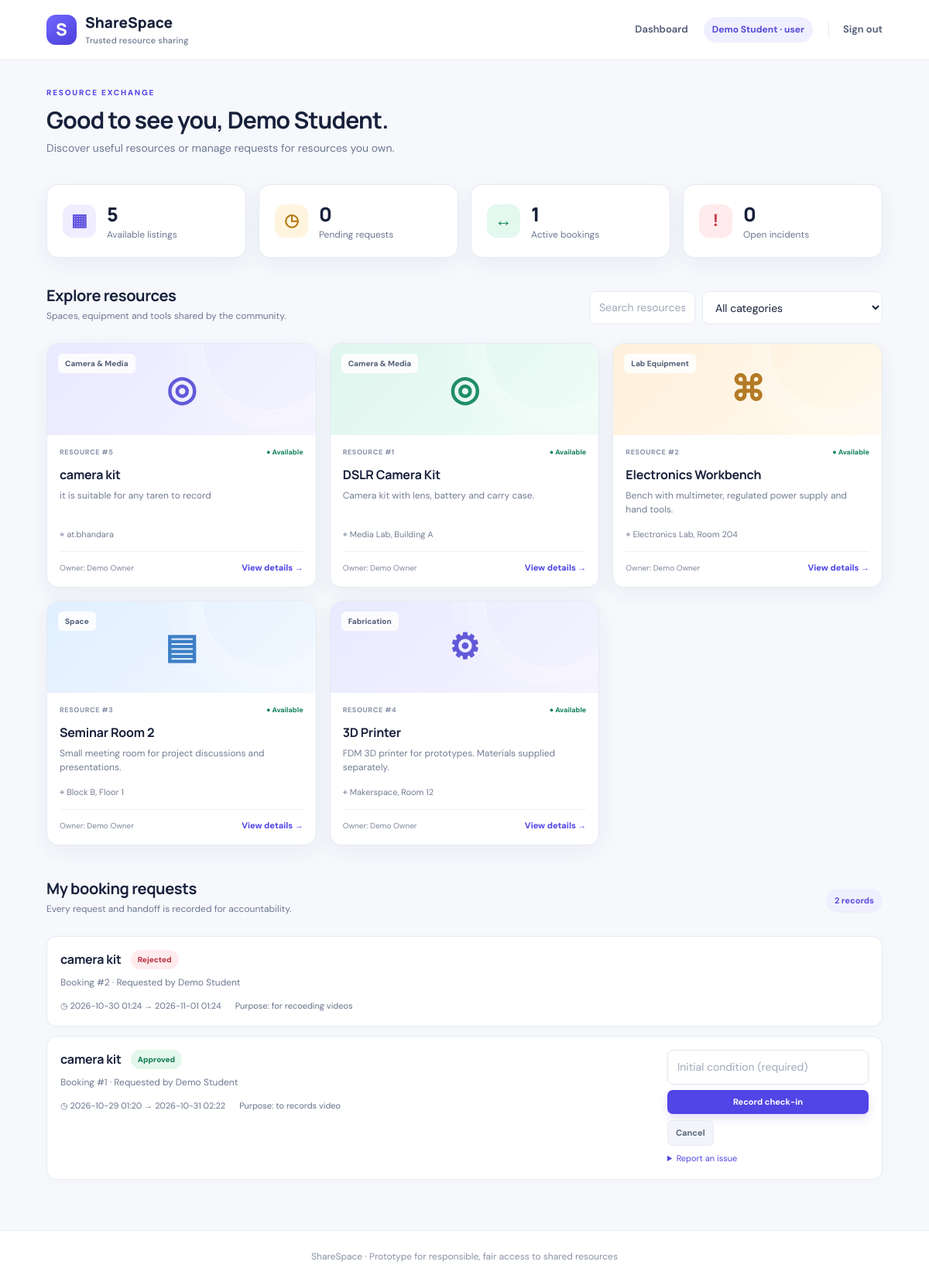
/dashboard (signed in), run on the app's committed database.
### tables this page shows
CREATE TABLE users(
      id INTEGER PRIMARY KEY AUTOINCREMENT, name TEXT NOT NULL, email TEXT UNIQUE NOT NULL,
      password TEXT NOT NULL, role TEXT NOT NULL DEFAULT 'user', verified INTEGER NOT NULL DEFAULT 0,
      created_at TEXT NOT NULL
    );

CREATE TABLE resources(
      id INTEGER PRIMARY KEY AUTOINCREMENT, owner_id INTEGER NOT NULL REFERENCES users(id),
      name TEXT NOT NULL, category TEXT NOT NULL, description TEXT NOT NULL, location TEXT NOT NULL,
      available_from TEXT NOT NULL, available_to TEXT NOT NULL, requirements TEXT DEFAULT '',
      rules TEXT DEFAULT '', deposit REAL DEFAULT 0, status TEXT NOT NULL DEFAULT 'active',
      created_at TEXT NOT NULL
    );

CREATE TABLE bookings(
      id INTEGER PRIMARY KEY AUTOINCREMENT, resource_id INTEGER NOT NULL REFERENCES resources(id),
      user_id INTEGER NOT NULL REFERENCES users(id), start_at TEXT NOT NULL, end_at TEXT NOT NULL,
      purpose TEXT NOT NULL, status TEXT NOT NULL DEFAULT 'pending', owner_note TEXT DEFAULT '',
      initial_condition TEXT DEFAULT '', final_condition TEXT DEFAULT '', checked_in_at TEXT DEFAULT '',
      checked_out_at TEXT DEFAULT '', created_at TEXT NOT NULL
    );

### app.py (the view)
@app.route("/dashboard")
@login_required
def dashboard():
    db = get_db()
    resources = db.execute("""SELECT r.*, u.name owner_name FROM resources r JOIN users u ON u.id=r.owner_id
       WHERE r.status='active' ORDER BY r.created_at DESC""").fetchall()
    user_id = session["user_id"]
    if session["role"] in ("owner","manager","admin"):
        bookings = db.execute("""SELECT b.*, r.name resource_name, u.name user_name, r.owner_id
          FROM bookings b JOIN resources r ON r.id=b.resource_id JOIN users u ON u.id=b.user_id
          WHERE r.owner_id=? OR ? IN ('manager','admin') ORDER BY b.created_at DESC""",
          (user_id,session["role"])).fetchall()
    else:
        bookings = db.execute("""SELECT b.*, r.name resource_name, u.name user_name, r.owner_id
          FROM bookings b JOIN resources r ON r.id=b.resource_id JOIN users u ON u.id=b.user_id
          WHERE b.user_id=? ORDER BY b.created_at DESC""",(user_id,)).fetchall()
    stats = {
      "resources": db.execute("SELECT COUNT(*) FROM resources WHERE status='active'").fetchone()[0],
      "pending": db.execute("SELECT COUNT(*) FROM bookings WHERE status='pending'").fetchone()[0],
      "active": db.execute("SELECT COUNT(*) FROM bookings WHERE status IN ('approved','checked_in')").fetchone()[0],
      "incidents": db.execute("SELECT COUNT(*) FROM incidents WHERE status='open'").fetchone()[0]
    }
    return render_template("dashboard.html", resources=resources, bookings=bookings, stats=stats)

### app.py (called while the page is built)
def get_db():
    if "db" not in g:
        g.db = sqlite3.connect(DB_PATH)
        g.db.row_factory = sqlite3.Row
        g.db.execute("PRAGMA foreign_keys = ON")
    return g.db

def login_required(fn):
    @wraps(fn)
    def wrapper(*args, **kwargs):
        if not session.get("user_id"):
            flash("Please sign in to continue.", "warning")
            return redirect(url_for("login"))
        return fn(*args, **kwargs)
    return wrapper

@app.context_processor
def inject_user():
    return {"current_user": session.get("name"), "current_role": session.get("role")}

### templates/dashboard.html (shortened to what this page needs)
{% extends "base.html" %}{% block title %}Dashboard · ShareSpace{% endblock %}
{% block content %}
<section class="welcome-row"><div><div class="eyebrow">RESOURCE EXCHANGE</div><h1>Good to see you, {{ current_user }}.</h1><p class="muted">Discover useful resources or manage requests for resources you own.</p></div></section>
<section class="stats-grid"><div class="stat-card"><span class="stat-icon purple">▦</span><div><strong>{{ stats.resources }}</strong><span>Available listings</span></div></div><div class="stat-card"><span class="stat-icon amber">◷</span><div><strong>{{ stats.pending }}</strong><span>Pending requests</span></div></div><div class="stat-card"><span class="stat-icon green">↔</span><div><strong>{{ stats.active }}</strong><span>Active bookings</span></div></div><div class="stat-card"><span class="stat-icon red">!</span><div><strong>{{ stats.incidents }}</strong><span>Open incidents</span></div></div></section>
<section class="section-heading"><div><h2>Explore resources</h2><p class="muted">Spaces, equipment and tools shared by the community.</p></div><div class="search-tools"><input id="resourceSearch" placeholder="Search resources…" aria-label="Search resources"><select id="categoryFilter" aria-label="Filter category"><option value="">All categories</option><option>Lab Equipment</option><option>Camera & Media</option><option>Space</option><option>Fabrication</option><option>Computers</option><option>Other</option></select></div></section>
<div class="resource-grid" id="resourceGrid">
{% for r in resources %}<article class="resource-card" data-name="{{ (r.name ~ ' ' ~ r.category ~ ' ' ~ r.location)|lower }}" data-category="{{ r.category }}">
 <div class="resource-art art-{{ loop.index0 % 4 }}"><span class="resource-symbol">{% if r.category == 'Space' %}▤{% elif r.category == 'Camera & Media' %}◎{% elif r.category == 'Fabrication' %}⚙{% else %}⌘{% endif %}</span><span class="category-tag">{{ r.category }}</span></div>
 <div class="resource-body"><div class="resource-meta"><span>RESOURCE #{{ r.id }}</span><span class="status-dot">● Available</span></div><h3>{{ r.name }}</h3><p>{{ r.description }}</p><div class="location">⌖ {{ r.location }}</div><div class="resource-footer"><span class="owner-label">Owner: {{ r.owner_name }}</span><a class="text-link" href="{{ url_for('resource_detail',resource_id=r.id) }}">View details →</a></div></div>
</article>{% else %}<div class="empty-state">No resources listed yet.</div>{% endfor %}
</div><p id="noResults" class="empty-state hidden">No resources match your search. Try another keyword or category.</p>
<section class="section-heading booking-heading"><div><h2>{% if current_role in ['owner','manager','admin'] %}Booking management{% else %}My booking requests{% endif %}</h2><p class="muted">Every request and handoff is recorded for accountability.</p></div><span class="pill">{{ bookings|length }} records</span></section>
<div class="booking-list">
{% for b in bookings %}<article class="booking-card"><div class="booking-main"><div class="booking-title-row"><h3>{{ b.resource_name }}</h3><span class="status status-{{ b.status|replace('_','-') }}">{{ b.status|replace('_',' ')|title }}</span></div><p class="muted small">Booking #{{ b.id }} · Requested by {{ b.user_name }}</p><div class="booking-facts"><span>◷ {{ b.start_at|replace('T',' ') }} → {{ b.end_at|replace('T',' ') }}</span><span>Purpose: {{ b.purpose }}</span></div>{% if b.owner_note %}<p class="note-box">Owner note: {{ b.owner_note }}</p>{% endif %}
{% if b.initial_condition %}<p class="condition-line"><b>Initial condition:</b> {{ b.initial_condition }}</p>{% endif %}{% if b.final_condition %}<p class="condition-line"><b>Final condition:</b> {{ b.final_condition }}</p>{% endif %}</div>
<div class="booking-actions">
{% if b.status == 'approved' %}<form method="post" action="{{ url_for('checkin',booking_id=b.id) }}" class="action-form"><input name="condition" placeholder="Initial condition (required)" required><button class="btn small-btn primary">Record check-in</button></form>{% endif %}
{% if b.status in ['pending','approved','waitlisted'] and (b.user_id == session.get('user_id') or current_role in ['manager','admin']) %}<form method="post" action="{{ url_for('cancel_booking',booking_id=b.id) }}" onsubmit="return confirm('Cancel this booking?')"><button class="btn small-btn ghost-btn">Cancel</button></form>{% endif %}
{% if b.status in ['approved','checked_in','returned'] %}<details class="incident-details"><summary>Report an issue</summary></details>{% endif %}
</div></article>{% else %}<div class="empty-state">No booking records yet. Open a resource to make your first request.</div>{% endfor %}
</div>
{% endblock %}

### templates/base.html (shortened to what this page needs)
<!doctype html>
<html lang="en">
<head>
  <link rel="stylesheet" href="{{ url_for('static', filename='style.css') }}">
</head>
<body>
<header class="topbar">
  <a class="brand" href="{{ url_for('dashboard') if current_user else url_for('login') }}"><span class="brand-mark">S</span><span>ShareSpace<small>Trusted resource sharing</small></span></a>
  {% if current_user %}
  <nav><a href="{{ url_for('dashboard') }}">Dashboard</a><span class="user-chip">{{ current_user }} · {{ current_role }}</span><a class="nav-logout" href="{{ url_for('logout') }}">Sign out</a></nav>
  {% endif %}
</header>
<main class="page">
  {% block content %}{% endblock %}
</main>
<footer>ShareSpace · Prototype for responsible, fair access to shared resources</footer>
</body></html>

### data on the page
users: name "Demo Student", role "user"
resources: category "Camera & Media", id "5", name "camera kit", description "it is suitable for any taren to record", location "at.bhandara", owner_name "Demo Owner"
resources: category "Camera & Media", id "1", name "DSLR Camera Kit", description "Camera kit with lens, battery and carry case.", location "Media Lab, Building A", owner_name "Demo Owner"
resources: category "Lab Equipment", id "2", name "Electronics Workbench", description "Bench with multimeter, regulated power supply and hand tools.", location "Electronics Lab, Room 204", owner_name "Demo Owner"
resources: category "Space", id "3", name "Seminar Room 2", description "Small meeting room for project discussions and presentations.", location "Block B, Floor 1", owner_name "Demo Owner"
resources: category "Fabrication", id "4", name "3D Printer", description "FDM 3D printer for prototypes. Materials supplied separately.", location "Makerspace, Room 12", owner_name "Demo Owner"
bookings: resource_name "camera kit", status "Rejected", id "2", user_name "Demo Student", start_at "2026-10-30 01:24", end_at "2026-11-01 01:24", purpose "for recoeding videos"
bookings: resource_name "camera kit", status "Approved", id "1", user_name "Demo Student", start_at "2026-10-29 01:20", end_at "2026-10-31 02:22", purpose "to records video"

### other printed values
{{ stats.resources }} "5"
{{ stats.pending }} "0"
{{ stats.active }} "1"
{{ stats.incidents }} "0"
{{ bookings|length }} "2"
